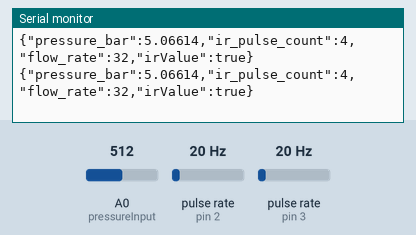
Simulated run of this sketch. Board: Arduino Uno, built with avr-gcc and run on an emulated ATmega328P. Parts: the last lines printed to the serial monitor. Wiring (inferred from the names in the program): 2 × pulse sensor: data pin 2 / data pin 3. Inputs (shaded band) come from the test bench; at power-on: pulse rate (sensors on pin 2, pin 3) 20 Hz, A0 (pressureInput) = 512.

Above: at 1.2 s.
1.3 s: pulse rate (sensor on pin 2) set to 4 Hz
At 1.42 s:
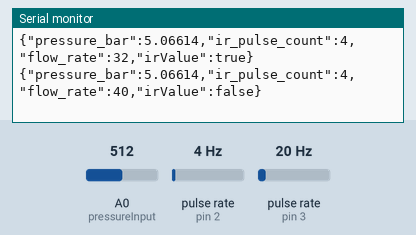
2.8 s: pulse rate (sensor on pin 3) set to 4 Hz
At 2.88 s:
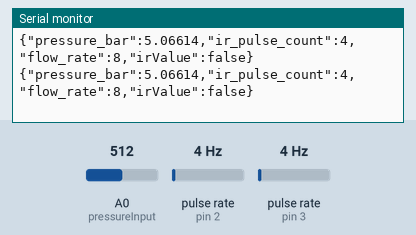
4.3 s: A0 (pressureInput) set to 716
At 4.34 s:
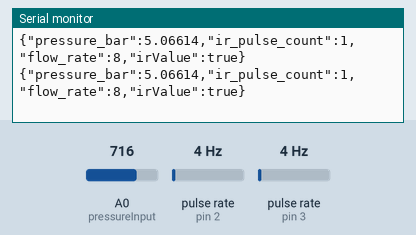
5.8 s: pulse rate (sensor on pin 2) set to 50 Hz
At 5.8 s:
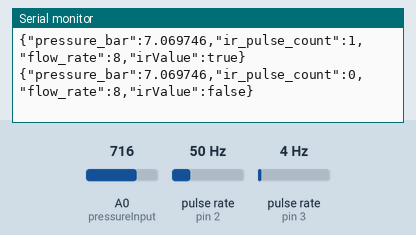
8.8 s: pulse rate (sensor on pin 3) set to 50 Hz
At 8.95 s:
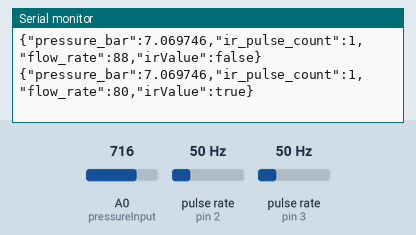
10.3 s: A0 (pressureInput) set to 810
At 10.42 s:
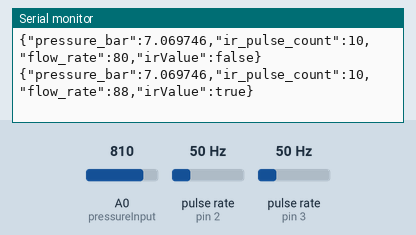
Timing chart, 0 to 12.8 s (numbered marks = the images above; inputs shaded):
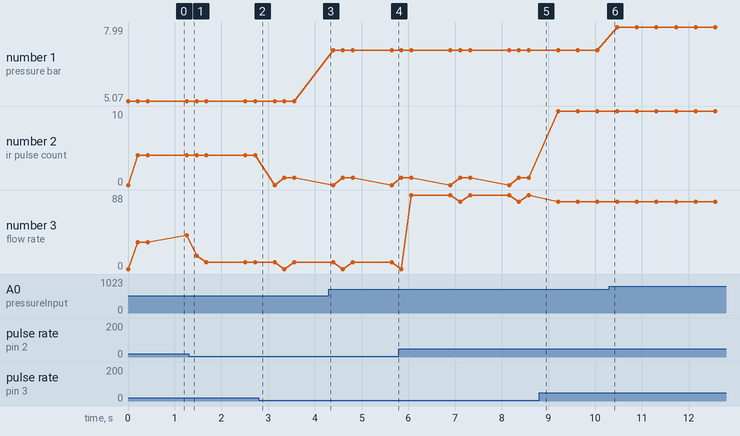

Measured:
- plotted number 1: 5.07 → 7.07 after the input at 4.3 s, 7.07 → 7.99 after the input at 10.3 s
- plotted number 2: 4 → 1 after the input at 2.8 s, 1 → 10 after the input at 8.8 s
- plotted number 3: 40 → 8 after the input at 1.3 s, 8 → 88 after the input at 5.8 s

The sketch:

arduinoADC.ino
```cpp
#include <ArduinoJson.h>

// System settings
const int baudRate = 19200; // Baud rate of system

// Pins to which the sensors are connected on the system, only pin 2 and 3 of the uno support interrupt
const int pressureInput = A0; // Pin to which the pressure sensor data is connected on the Arduino
const int irInput = 3; // Pin to which the IR sensor data is connected on the Arduino
const int flowSensorPin = 2; // Connect the flow sensor to digital pin 2

// Calibration values of the pressure sensor
const int pressureZero = 98;
const int pressureMax = 800;
const float pressuretransducermaxPSI = 100;
const float psiToBarConversion = 0.0689476;
float pressureValue = 0;

// IR sensor pulse count
volatile int irPulseCount = 0;

// Flow sensor calibration values
volatile int pulseCount = 0;
const float calibrationFactor = 7.5; // Calibration factor for the flow sensor

float flowRate = 0.0;

void setup() {
  Serial.begin(baudRate);       // Initializes serial (USB) connection with baudRate
  pinMode(irInput, INPUT);      // Sets pin mode for IR sensor

  // Set the pin mode for the flow sensor
  pinMode(flowSensorPin, INPUT_PULLUP);

  // Attach interrupt to the flow sensor
  attachInterrupt(digitalPinToInterrupt(flowSensorPin), flowPulseCounter, RISING);

  // Attach interrupt to the IR sensor
  attachInterrupt(digitalPinToInterrupt(irInput), irPulseCounter, FALLING);
}

void loop() {
  // Read the value of the IR sensor and invert the logic
  bool irValue = !digitalRead(irInput);
  int sensorValue = analogRead(pressureInput);

  // Calculate the actual Pressure value
  pressureValue = ((float)sensorValue - pressureZero) * (pressuretransducermaxPSI / (pressureMax - pressureZero));

  // If calculated pressure is lower than 0 set it to 0
  pressureValue = max(pressureValue, 0.0);

  // Calculate pressure in Bar
  float pressureValueInBar = (pressureValue * psiToBarConversion) + 1;

  // Calculate flow rate in L/min
  noInterrupts(); // Disable interrupts while calculating flow rate
  flowRate = (pulseCount / calibrationFactor) * 60;
  pulseCount = 0; // Reset the pulse count
  interrupts(); // Enable interrupts

  // Convert data to JSON file format to be exported to Python
  StaticJsonDocument<200> doc;              // Creates JSON file with max length 200 and type doc
  doc["pressure_bar"] = pressureValueInBar; // Adds data from the pressure sensor to the document
  doc["ir_pulse_count"] = irPulseCount;     // Adds IR pulse count to the document
  doc["flow_rate"] = flowRate;              // Adds data from flow sensor to the document
  doc["irValue"] = irValue;                 // Adds data from IR sensor to the doc
  serializeJson(doc, Serial);               // Sends the JSON file using serial
  Serial.println(); // Add a newline character for better readability

  // Reset IR pulse count after sending data
  irPulseCount = 0;

  // Set delay before initiating next loop
  delay(200); // Reduced delay to 200 milliseconds
}

void flowPulseCounter() {
  pulseCount++;
}

void irPulseCounter() {
  irPulseCount++;
}
```
